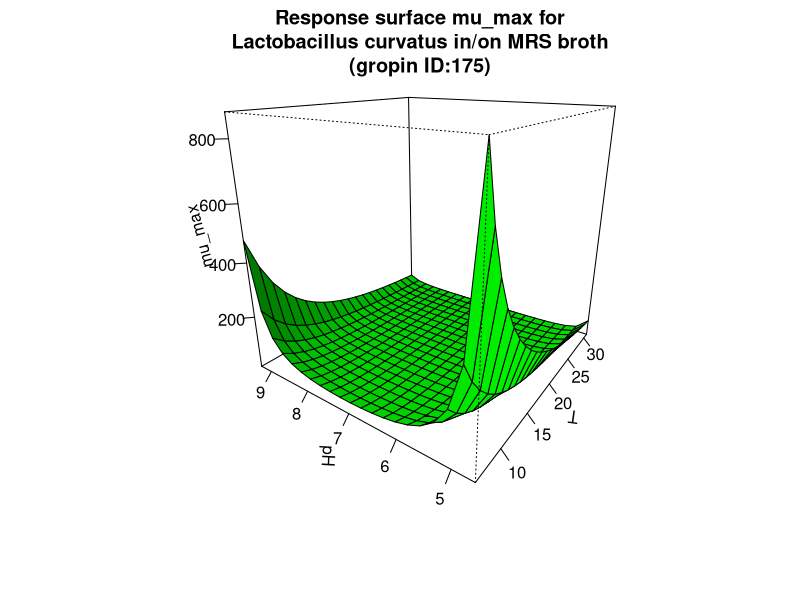

Write the R code that produced this figure.
#############################
# start of Parameter script
#############################
T <- seq(6.006,30.969030969031,length.out=21)
pH <- seq(4.6046,9.29070929070929,length.out=21)
#############################
# end of Parameter script
#############################
############################# 
# start of Model script Gropin ID 175 
#############################
 
# constant coefficients for this model
 
variables <- data.frame(T,pH)
argumentsPar <- expand.grid(variables)
 
# heart of the model
response_surface <- function(T,pH) {
   mumax <-1/(0.00000418*((pH-4.26)^2)*((pH-9.77)^2)*((T+3.27)^2))

return(mumax=mumax)
} 

# output parameters
mumax <- cbind(argumentsPar,response_surface(argumentsPar['T'],argumentsPar['pH']))
colnames(mumax) <- c(colnames(argumentsPar),'mumax')
#############################
# End of Model script
#############################
############################# 
# start of Visualisation script Gropin ID 175 
#############################
persp(T,pH,matrix(unlist(mumax$mumax),nrow=21),col = 'green',xlab='T',ylab='pH',zlab='mu_max',main='Response surface mu_max for
Lactobacillus curvatus in/on MRS broth
(gropin ID:175)',theta=305,phi=20,shade=0.25,ticktype = 'detailed')
#############################
# End of Visualisation script
#############################
